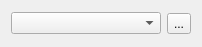
<?xml version="1.0" encoding="UTF-8"?>
<ui version="4.0">
 <class>Form</class>
 <widget class="QWidget" name="Form">
  <property name="geometry">
   <rect>
    <x>0</x>
    <y>0</y>
    <width>133</width>
    <height>47</height>
   </rect>
  </property>
  <property name="windowTitle">
   <string>Form</string>
  </property>
  <layout class="QHBoxLayout" name="horizontalLayout">
   <item>
    <widget class="QcomboboxSearch" name="search">
     <property name="toolTip">
      <string>'Search for text in the Table of Contents'</string>
     </property>
     <property name="minimumContentsLength">
      <number>15</number>
     </property>
    </widget>
   </item>
   <item>
    <widget class="QToolButton" name="toolButton">
     <property name="toolTip">
      <string>Find next match</string>
     </property>
     <property name="text">
      <string>...</string>
     </property>
    </widget>
   </item>
  </layout>
 </widget>
 <customwidgets>
  <customwidget>
   <class>QcomboboxSearch</class>
   <extends>QComboBox</extends>
   <header>calibre.gui2.viewer.qcombobox.qcomboboxSearch</header>
  </customwidget>
 </customwidgets>
 <resources/>
 <connections/>
</ui>
